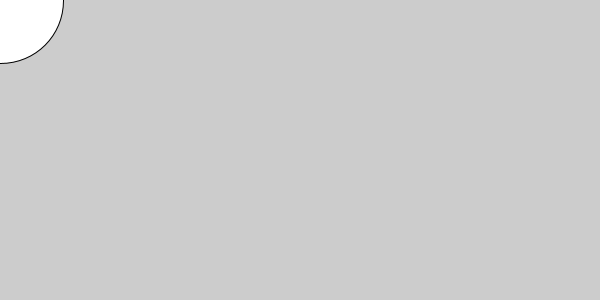
Frame 1 (no input)
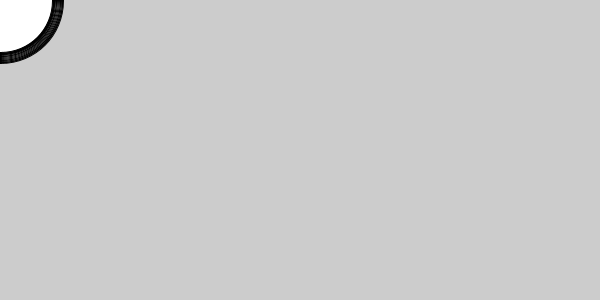
Frame 60 (the mouse pressed at the canvas centre just before this capture)
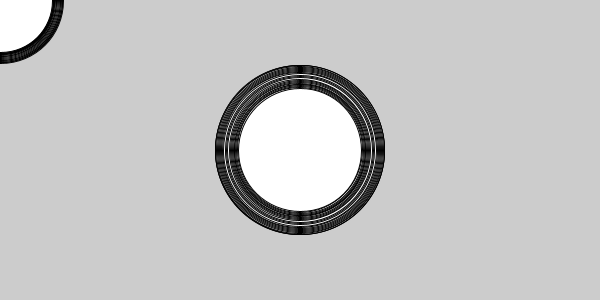
Frame 120 (the mouse held since frame 60 and released just before this capture)

The Processing sketch that drew these frames (run headless with seeded random() and noise(); from frame 60 on, the mouse is pressed at the canvas centre):

// Processing sketch: NoiseBrush
// ── NoiseBrush.pde
void setup(){
  size(600,300);
}

void draw(){
  
  float time = millis() /1000.0;
  
  float d1 = map(sin(time), -1 , 1 , 50, 200);
  float d2 = random(50,200);
  float d3 = map(noise(time), 0 , 1, 50 ,200);
  
  ellipse(mouseX,mouseY, d3, d3);
  
}
